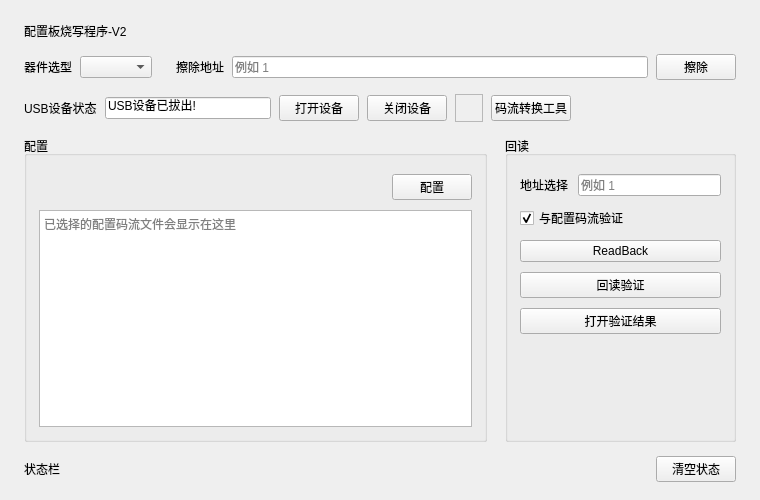
<?xml version="1.0" encoding="UTF-8"?>
<ui version="4.0">
 <class>ConfigBoardWidget</class>
 <widget class="QWidget" name="configBoardWidget">
  <property name="geometry">
   <rect>
    <x>0</x>
    <y>0</y>
    <width>760</width>
    <height>500</height>
   </rect>
  </property>
  <layout class="QVBoxLayout" name="main_layout" stretch="0,0,0,1,0">
   <property name="leftMargin">
    <number>24</number>
   </property>
   <property name="topMargin">
    <number>22</number>
   </property>
   <property name="rightMargin">
    <number>24</number>
   </property>
   <property name="bottomMargin">
    <number>18</number>
   </property>
   <property name="spacing">
    <number>14</number>
   </property>
   <item>
    <widget class="QLabel" name="title">
     <property name="text">
      <string>配置板烧写程序-V2</string>
     </property>
    </widget>
   </item>
   <item>
    <layout class="QHBoxLayout" name="top_row">
     <property name="spacing">
      <number>8</number>
     </property>
     <item>
      <widget class="QLabel" name="device_label">
       <property name="text">
        <string>器件选型</string>
       </property>
      </widget>
     </item>
     <item>
      <widget class="QComboBox" name="device_combo"/>
     </item>
     <item>
      <spacer name="top_row_gap">
       <property name="orientation">
        <enum>Qt::Horizontal</enum>
       </property>
       <property name="sizeType">
        <enum>QSizePolicy::Fixed</enum>
       </property>
       <property name="sizeHint" stdset="0">
        <size>
         <width>16</width>
         <height>20</height>
        </size>
       </property>
      </spacer>
     </item>
     <item>
      <widget class="QLabel" name="erase_label">
       <property name="text">
        <string>擦除地址</string>
       </property>
      </widget>
     </item>
     <item>
      <widget class="QLineEdit" name="erase_address_edit">
       <property name="placeholderText">
        <string>例如 1</string>
       </property>
      </widget>
     </item>
     <item>
      <widget class="QPushButton" name="erase_button">
       <property name="text">
        <string>擦除</string>
       </property>
      </widget>
     </item>
    </layout>
   </item>
   <item>
    <layout class="QHBoxLayout" name="usb_row">
     <property name="spacing">
      <number>8</number>
     </property>
     <item>
      <widget class="QLabel" name="usb_label">
       <property name="text">
        <string>USB设备状态</string>
       </property>
      </widget>
     </item>
     <item>
      <widget class="QLineEdit" name="usb_status_edit">
       <property name="text">
        <string>USB设备已拔出!</string>
       </property>
       <property name="readOnly">
        <bool>true</bool>
       </property>
      </widget>
     </item>
     <item>
      <widget class="QPushButton" name="open_button">
       <property name="text">
        <string>打开设备</string>
       </property>
      </widget>
     </item>
     <item>
      <widget class="QPushButton" name="close_button">
       <property name="text">
        <string>关闭设备</string>
       </property>
      </widget>
     </item>
     <item>
      <widget class="QFrame" name="alarm_indicator">
       <property name="minimumSize">
        <size>
         <width>28</width>
         <height>28</height>
        </size>
       </property>
       <property name="maximumSize">
        <size>
         <width>28</width>
         <height>28</height>
        </size>
       </property>
       <property name="frameShape">
        <enum>QFrame::StyledPanel</enum>
       </property>
       <property name="frameShadow">
        <enum>QFrame::Raised</enum>
       </property>
      </widget>
     </item>
     <item>
      <widget class="QPushButton" name="convert_button">
       <property name="text">
        <string>码流转换工具</string>
       </property>
      </widget>
     </item>
     <item>
      <spacer name="usb_row_spacer">
       <property name="orientation">
        <enum>Qt::Horizontal</enum>
       </property>
       <property name="sizeHint" stdset="0">
        <size>
         <width>40</width>
         <height>20</height>
        </size>
       </property>
      </spacer>
     </item>
    </layout>
   </item>
   <item>
    <layout class="QHBoxLayout" name="work_layout" stretch="2,1">
     <property name="spacing">
      <number>18</number>
     </property>
     <item>
      <widget class="QGroupBox" name="config_group">
       <property name="title">
        <string>配置</string>
       </property>
       <layout class="QVBoxLayout" name="config_layout">
        <property name="leftMargin">
         <number>12</number>
        </property>
        <property name="topMargin">
         <number>18</number>
        </property>
        <property name="rightMargin">
         <number>12</number>
        </property>
        <property name="bottomMargin">
         <number>12</number>
        </property>
        <property name="spacing">
         <number>10</number>
        </property>
        <item>
         <layout class="QHBoxLayout" name="config_button_row">
          <item>
           <spacer name="config_button_spacer">
            <property name="orientation">
             <enum>Qt::Horizontal</enum>
            </property>
            <property name="sizeHint" stdset="0">
             <size>
              <width>40</width>
              <height>20</height>
             </size>
            </property>
           </spacer>
          </item>
          <item>
           <widget class="QPushButton" name="config_button">
            <property name="text">
             <string>配置</string>
            </property>
           </widget>
          </item>
         </layout>
        </item>
        <item>
         <widget class="QPlainTextEdit" name="config_text">
          <property name="readOnly">
           <bool>true</bool>
          </property>
          <property name="placeholderText">
           <string>已选择的配置码流文件会显示在这里</string>
          </property>
         </widget>
        </item>
       </layout>
      </widget>
     </item>
     <item>
      <widget class="QGroupBox" name="read_group">
       <property name="title">
        <string>回读</string>
       </property>
       <layout class="QVBoxLayout" name="read_layout">
        <property name="leftMargin">
         <number>12</number>
        </property>
        <property name="topMargin">
         <number>18</number>
        </property>
        <property name="rightMargin">
         <number>12</number>
        </property>
        <property name="bottomMargin">
         <number>12</number>
        </property>
        <property name="spacing">
         <number>10</number>
        </property>
        <item>
         <layout class="QHBoxLayout" name="read_address_row" stretch="0,1">
          <item>
           <widget class="QLabel" name="read_address_label">
            <property name="text">
             <string>地址选择</string>
            </property>
           </widget>
          </item>
          <item>
           <widget class="QLineEdit" name="read_address_edit">
            <property name="placeholderText">
             <string>例如 1</string>
            </property>
           </widget>
          </item>
         </layout>
        </item>
        <item>
         <widget class="QCheckBox" name="verify_after_read_checkbox">
          <property name="text">
           <string>与配置码流验证</string>
          </property>
          <property name="checked">
           <bool>true</bool>
          </property>
         </widget>
        </item>
        <item>
         <widget class="QPushButton" name="readback_button">
          <property name="text">
           <string>ReadBack</string>
          </property>
         </widget>
        </item>
        <item>
         <widget class="QPushButton" name="verify_button">
          <property name="text">
           <string>回读验证</string>
          </property>
         </widget>
        </item>
        <item>
         <widget class="QPushButton" name="open_compare_button">
          <property name="text">
           <string>打开验证结果</string>
          </property>
         </widget>
        </item>
        <item>
         <spacer name="read_group_spacer">
          <property name="orientation">
           <enum>Qt::Vertical</enum>
          </property>
          <property name="sizeHint" stdset="0">
           <size>
            <width>20</width>
            <height>40</height>
           </size>
          </property>
         </spacer>
        </item>
       </layout>
      </widget>
     </item>
    </layout>
   </item>
   <item>
    <layout class="QHBoxLayout" name="status_row" stretch="1,2,0">
     <property name="spacing">
      <number>8</number>
     </property>
     <item>
      <widget class="QLabel" name="status1_label">
       <property name="text">
        <string>状态栏</string>
       </property>
      </widget>
     </item>
     <item>
      <widget class="QLabel" name="status2_label">
       <property name="text">
        <string/>
       </property>
      </widget>
     </item>
     <item>
      <widget class="QPushButton" name="clear_status_button">
       <property name="text">
        <string>清空状态</string>
       </property>
      </widget>
     </item>
    </layout>
   </item>
  </layout>
 </widget>
 <resources/>
 <connections/>
</ui>
